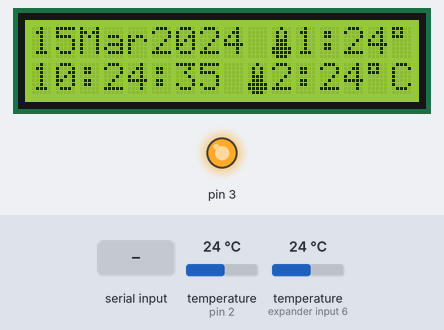
Recording of a sketch running on a simulated Arduino Uno, built with avr-gcc and run on an emulated ATmega328P. On the bench: 16×2 character LCD, output pins drawn as LEDs (lit = HIGH). The inputs (shaded band) are chosen by the test bench; at power-on: temperature (sensors on pin 2, expander input 6) 24 °C. The local clock reads 2024-03-15 10:24:30 at power-on unless the sketch sets it; what the sketch prints to the serial monitor is not drawn.

Above: at 6.9 s.
7.0 s: temperature (sensor on pin 2) set to 9 °C
At 8.2 s:
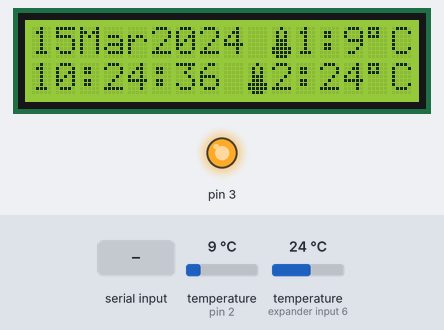
11.2 s: temperature (sensor on expander input 6) set to 9 °C
At 13.3 s:
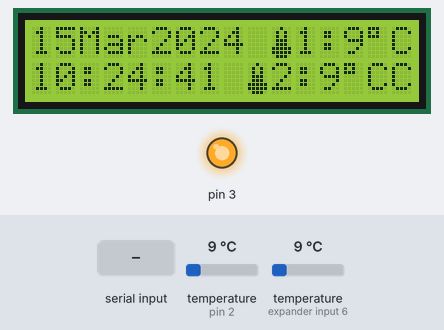
15.4 s: temperature (sensor on pin 2) set to 12 °C
At 16.3 s:
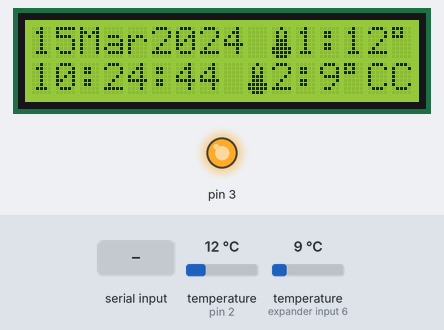
19.6 s: temperature (sensor on expander input 6) set to 12 °C
At 22.0 s:
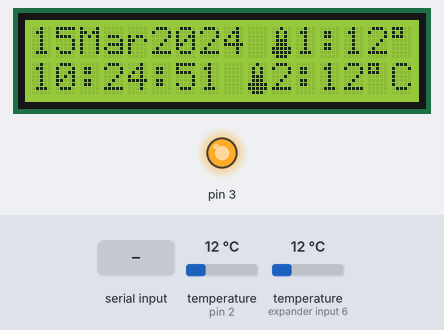
22.1 s: "90,45,200,10\n" received over Serial
26.1 s: temperature (sensor on pin 2) set to 19 °C
At 27.5 s:
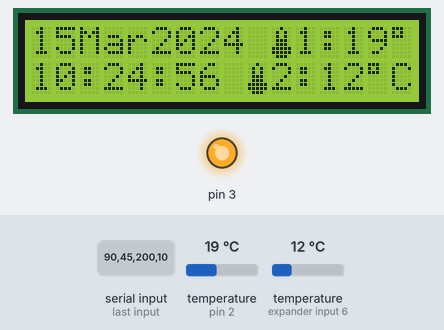
Timing chart, 0 to 29.1 s (numbered marks = the images above; inputs shaded):
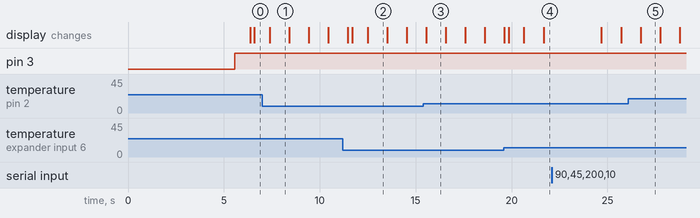

The sketch:

I2C_Clock_v1.ino
```cpp
// (licence header left out)
#include <DS1302RTC.h>
#include <OneWire.h>
#include <DallasTemperature.h>
#include <Streaming.h>        //http://arduiniana.org/libraries/streaming/
#include <Time.h>             //http://playground.arduino.cc/Code/Time
#include <Wire.h>
#include <LCD.h>
#include <LiquidCrystal_I2C.h>

// Data wire is plugged into pin 7 on the Arduino
#define ONE_WIRE_BUS 2

// Setup a oneWire instance to communicate with ANY OneWire devices
OneWire oneWire(ONE_WIRE_BUS);

// Set oneWire reference to Dallas Temperature sensor.
DallasTemperature sensors(&oneWire);

byte thermometer[8] = //icon for termometer
{
    B00100,
    B01010,
    B01010,
    B01110,
    B01110,
    B11111,
    B11111,
    B01110
};
// Set pins:  CE, IO,CLK
DS1302RTC RTC(8, 7, 6);
LiquidCrystal_I2C  lcd(0x27,2,1,0,4,5,6,7);

// Optional connection for RTC module
void setup()
{
  pinMode(3, OUTPUT);
  lcd.begin (16,2); // for 16 x 2 LCD module
  lcd.setBacklightPin(3,POSITIVE);
  lcd.setBacklight(HIGH);
  lcd.createChar(1,thermometer);

  Serial.begin(115200);

  // Activate RTC module

  Serial << F("RTC module activated");
  Serial << endl;
  delay(500);

  if (RTC.haltRTC()) {
    Serial << F("The DS1302 is stopped.  Please set time");
    Serial << F("to initialize the time and begin running.");
    Serial << endl;
  }
  if (!RTC.writeEN()) {
    Serial << F("The DS1302 is write protected. This normal.");
    Serial << endl;
  }

  delay(5000);

  //setSyncProvider() causes the Time library to synchronize with the
  //external RTC by calling RTC.get() every five minutes by default.
  setSyncProvider(RTC.get);

  Serial << F("RTC Sync");
  if (timeStatus() == timeSet)
    Serial << F(" Ok!");
  else
    Serial << F(" FAIL!");
  Serial << endl;
}

void loop()
{
  digitalWrite(3, HIGH);
  sensors.requestTemperatures();
  const char* miesiac[] = {"Gru", "Sty", "Lut", "Mar", "Kwi", "Maj", "Cze", "Lip", "Sie", "Wrz", "Paź", "Lis" };
  digitalWrite(3, HIGH);
    static time_t tLast;
    time_t t;
    tmElements_t tm;

    //check for input to set the RTC, minimum length is 12, i.e. yy,m,d,h,m,s
    if (Serial.available() >= 12) {
        //note that the tmElements_t Year member is an offset from 1970,
        //but the RTC wants the last two digits of the calendar year.
        //use the convenience macros from Time.h to do the conversions.
        int y = Serial.parseInt();
        if (y >= 100 && y < 1000)
            Serial << F("Error: Year must be two digits or four digits!") << endl;
        else {
            if (y >= 1000)
                tm.Year = CalendarYrToTm(y);
            else    //(y < 100)
                tm.Year = y2kYearToTm(y);
            tm.Month = Serial.parseInt();
            tm.Day = Serial.parseInt();
            tm.Hour = Serial.parseInt();
            tm.Minute = Serial.parseInt();
            tm.Second = Serial.parseInt();
            t = makeTime(tm);
	    //use the time_t value to ensure correct weekday is set
            if(RTC.set(t) == 0) { // Success
              setTime(t);
              Serial << F("RTC set to: ");
              printDateTime(t);
              Serial << endl;
	    }
	    else
	      Serial << F("RTC set failed!") << endl;
            //dump any extraneous input
            while (Serial.available() > 0) Serial.read();
        }
    }

    t = now();
    if (t != tLast) {
        tLast = t;
        printDateTime(t);
        Serial << endl;
    }
    lcd.home (); // set cursor to 0,0
  lcd.print(day(t));
  lcd.print("");
  lcd.print(month(t)[miesiac]);
  lcd.print("");
  lcd.print(year(t));
  lcd.print(" ");
  lcd.write(1);
  lcd.print("1:");
  lcd.print(sensors.getTempCByIndex(0),0);
  lcd.print((char)223);
  lcd.print("C");
  lcd.setCursor (0,1);  // go to start of 2nd line
   if(hour(t)<10){
    lcd.print("0");
    lcd.print(hour(t));
  }
  else{
  lcd.print(hour(t));
  }
  lcd.print(":");
  if(minute(t)<10){
    lcd.print("0");
    lcd.print(minute(t));
  }
  else{
  lcd.print(minute(t));
  }
  lcd.print(":");
  if(second(t)<10){
    lcd.print("0");
    lcd.print(second(t));
  }
  else{
  lcd.print(second(t));
  }
  delay(200);
  lcd.print(" ");
  lcd.write(1);
  lcd.print("2:");
  lcd.print(sensors.getTempCByIndex(1),0);
  lcd.print((char)223);
  lcd.print("C");
}


//print date and time to Serial
void printDateTime(time_t t)
{
    printDate(t);
    Serial << ' ';
    printTime(t);
}

//print time to Serial
void printTime(time_t t)
{
    printI00(hour(t), ':');
    printI00(minute(t), ':');
    printI00(second(t), ' ');
}

//print date to Serial
void printDate(time_t t)
{
    printI00(day(t), 0);
    Serial << monthShortStr(month(t)) << _DEC(year(t));
}

//Print an integer in "00" format (with leading zero),
//followed by a delimiter character to Serial.
//Input value assumed to be between 0 and 99.
void printI00(int val, char delim)
{
    if (val < 10) Serial << '0';
    Serial << _DEC(val);
    if (delim > 0) Serial << delim;
    return;
}
```

Measured:
- after the input at 7.0 s, the display: changes after 0.39 s (image 1)
- after the input at 11.2 s, the display: first differs from a run without the input after 0.49 s (image 2 shows a later state)
- after the input at 15.4 s, the display: changes after 0.15 s (image 3)
- after the input at 19.6 s, the display: first differs from a run without the input after 0.25 s (image 4 shows a later state)
- what the display in image 1 shows lasts 1.0 s, from 7.4 s to 8.4 s
